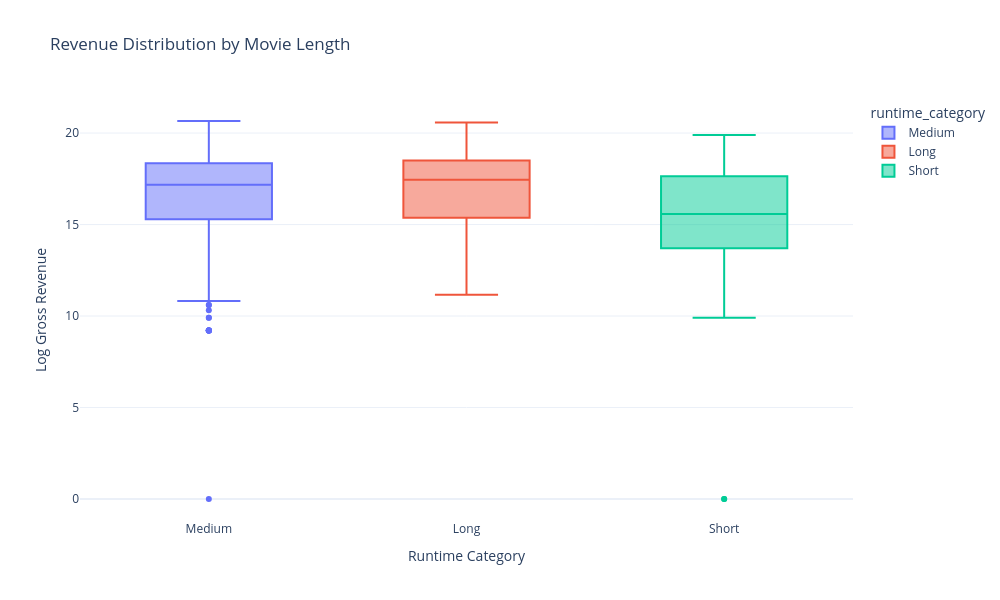

Here is the notebook cell this chart was saved with:
### Markdown cell above
# How does movie runtime (short, medium, long) affect revenue generation?

### Code cell
import plotly.express as px
import numpy as np

df["runtime_category"] = pd.cut(
    df["Watch Time"],
    bins=[0, 100, 150, 300],
    labels=["Short", "Medium", "Long"]
)

df["Gross_log"] = np.log1p(df["Gross"])

fig = px.box(
    df,
    x="runtime_category",
    y="Gross_log",
    color="runtime_category",
    title="Revenue Distribution by Movie Length",
    points="outliers" 
)

fig.update_layout(
    width=1000,
    height=600,
    xaxis_title="Runtime Category",
    yaxis_title="Log Gross Revenue",
    template="plotly_white"
)

fig.show()

### Figure 1 — Plotly figure (JSON) as saved in the notebook; plotly's stock layout.template omitted (floating-point values rounded to 4 significant figures; data arrays with more than 128 entries replaced by an {"elided": "..."} marker saying what was removed)
{"data": [{"alignmentgroup": "True", "boxpoints": "outliers", "hovertemplate": "runtime_category=%{x}<br>Gross_log=%{y}<extra></extra>", "legendgroup": "Medium", "marker": {"color": "#636efa"}, "name": "Medium", "notched": false, "offsetgroup": "Medium", "orientation": "v", "showlegend": true, "type": "box", "x": {"elided": "534 str values"}, "x0": " ", "xaxis": "x", "y": {"elided": "534 float values"}, "y0": " ", "yaxis": "y"}, {"alignmentgroup": "True", "boxpoints": "outliers", "hovertemplate": "runtime_category=%{x}<br>Gross_log=%{y}<extra></extra>", "legendgroup": "Long", "marker": {"color": "#EF553B"}, "name": "Long", "notched": false, "offsetgroup": "Long", "orientation": "v", "showlegend": true, "type": "box", "x": ["Long", "Long", "Long", "Long", "Long", "Long", "Long", "Long", "Long", "Long", "Long", "Long", "Long", "Long", "Long", "Long", "Long", "Long", "Long", "Long", "Long", "Long", "Long", "Long", "Long", "Long", "Long", "Long", "Long", "Long", "Long", "Long", "Long", "Long", "Long", "Long", "Long", "Long", "Long", "Long", "Long", "Long", "Long", "Long", "Long", "Long", "Long", "Long", "Long", "Long", "Long", "Long", "Long", "Long", "Long", "Long", "Long", "Long", "Long", "Long", "Long", "Long", "Long", "Long", "Long", "Long", "Long", "Long", "Long", "Long", "Long", "Long", "Long", "Long", "Long", "Long", "Long", "Long", "Long", "Long", "Long", "Long", "Long", "Long", "Long", "Long", "Long", "Long", "Long", "Long", "Long", "Long", "Long", "Long", "Long", "Long", "Long", "Long", "Long", "Long", "Long", "Long", "Long", "Long", "Long", "Long", "Long", "Long", "Long", "Long", "Long", "Long", "Long", "Long", "Long", "Long", "Long", "Long", "Long", "Long", "Long", "Long", "Long", "Long", "Long", "Long", "Long", "Long"], "x0": " ", "xaxis": "x", "y": [18.72, 20.1, 19.75, 18.39, 17.86, 18.5, 19.65, 19.57, 15.62, 19.05, 19.19, 18.73, 12.51, 18.7, 19.05, 16.3, 15.49, 20.57, 18.91, 19.92, 15.69, 18.14, 17.77, 16.33, 14.01, 18.61, 18.03, 15.49, 17.64, 17.62, 14.03, 16.82, 13.51, 14.3, 18.58, 17.51, 15.52, 17.56, 15.24, 16.31, 17.62, 19.11, 15.92, 13.71, 16.18, 14.85, 18.58, 14.95, 17.93, 13.92, 14.6, 14.01, 12.61, 15.5, 11.16, 12.04, 15.47, 17.78, 15.42, 12.35, 17.71, 18.91, 18.13, 16.98, 15.0, 12.04, 15.72, 18.34, 19.03, 18.5, 14.24, 16.93, 12.47, 17.97, 18.07, 19.03, 17.79, 18.2, 11.51, 16.79, 16.29, 14.64, 14.39, 15.53, 15.21, 17.05, 14.4, 20.31, 17.09, 15.32, 17.94, 18.53, 17.22, 18.36, 17.81, 11.85, 18.45, 15.76, 14.55, 19.37, 16.13, 19.53, 18.68, 20.45, 18.66, 14.89, 18.53, 17.18, 15.3, 15.21, 16.88, 18.09, 14.6, 17.31, 18.14, 19.49, 15.63, 17.69, 17.6, 16.92, 18.41, 16.51, 17.48, 18.77, 18.49, 19.58, 17.41, 18.02], "y0": " ", "yaxis": "y"}, {"alignmentgroup": "True", "boxpoints": "outliers", "hovertemplate": "runtime_category=%{x}<br>Gross_log=%{y}<extra></extra>", "legendgroup": "Short", "marker": {"color": "#00cc96"}, "name": "Short", "notched": false, "offsetgroup": "Short", "orientation": "v", "showlegend": true, "type": "box", "x": {"elided": "155 str values"}, "x0": " ", "xaxis": "x", "y": {"elided": "155 float values"}, "y0": " ", "yaxis": "y"}], "layout": {"boxmode": "overlay", "height": 600, "legend": {"title": {"text": "runtime_category"}, "tracegroupgap": 0}, "title": {"text": "Revenue Distribution by Movie Length"}, "width": 1000, "xaxis": {"anchor": "y", "categoryarray": ["Medium", "Long", "Short"], "categoryorder": "array", "domain": [0, 1], "title": {"text": "Runtime Category"}}, "yaxis": {"anchor": "x", "domain": [0, 1], "title": {"text": "Log Gross Revenue"}}}}
